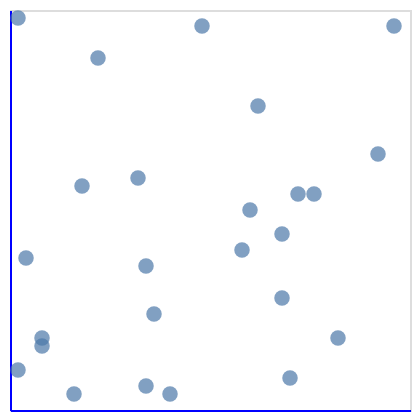

The code cell stored with this chart in its notebook:
### Code cell
# scatter

source = pd.DataFrame({
    'x': [random.randint(1,50) for _ in range(25)] ,
    'y': [random.randint(1,50) for _ in range(25)]
})

chart = alt.Chart(source).mark_circle(size=60).encode(
   x=alt.X('x:Q' , axis=alt.Axis(labels=False, ticks=False, title=None, domainColor='blue')), 
    y=alt.Y('y:Q',  axis=alt.Axis(labels=False, ticks=False, title=None, domainColor='blue')),  
).configure_axis(
    grid=False,  # Remove grid lines
).properties(width=200, height= 200)

chart

### Figure 1 — Vega-Lite specification as saved in the notebook (floating-point values rounded to 4 significant figures)
{"config": {"view": {"continuousWidth": 300, "continuousHeight": 300}, "axis": {"grid": false}}, "data": {"name": "data-1eebc69ae0398e5b0eab581f41e2345e"}, "mark": {"type": "circle", "size": 60}, "encoding": {"x": {"axis": {"domainColor": "blue", "labels": false, "ticks": false, "title": null}, "field": "x", "type": "quantitative"}, "y": {"axis": {"domainColor": "blue", "labels": false, "ticks": false, "title": null}, "field": "y", "type": "quantitative"}}, "height": 200, "width": 200, "$schema": "https://vega.github.io/schema/vega-lite/v5.20.1.json", "datasets": {"data-1eebc69ae0398e5b0eab581f41e2345e": [{"x": 1, "y": 49}, {"x": 36, "y": 27}, {"x": 24, "y": 48}, {"x": 16, "y": 29}, {"x": 17, "y": 18}, {"x": 20, "y": 2}, {"x": 35, "y": 4}, {"x": 17, "y": 3}, {"x": 4, "y": 8}, {"x": 9, "y": 28}, {"x": 2, "y": 19}, {"x": 31, "y": 38}, {"x": 34, "y": 14}, {"x": 34, "y": 22}, {"x": 46, "y": 32}, {"x": 38, "y": 27}, {"x": 48, "y": 48}, {"x": 8, "y": 2}, {"x": 41, "y": 9}, {"x": 18, "y": 12}, {"x": 29, "y": 20}, {"x": 4, "y": 9}, {"x": 1, "y": 5}, {"x": 11, "y": 44}, {"x": 30, "y": 25}]}}
